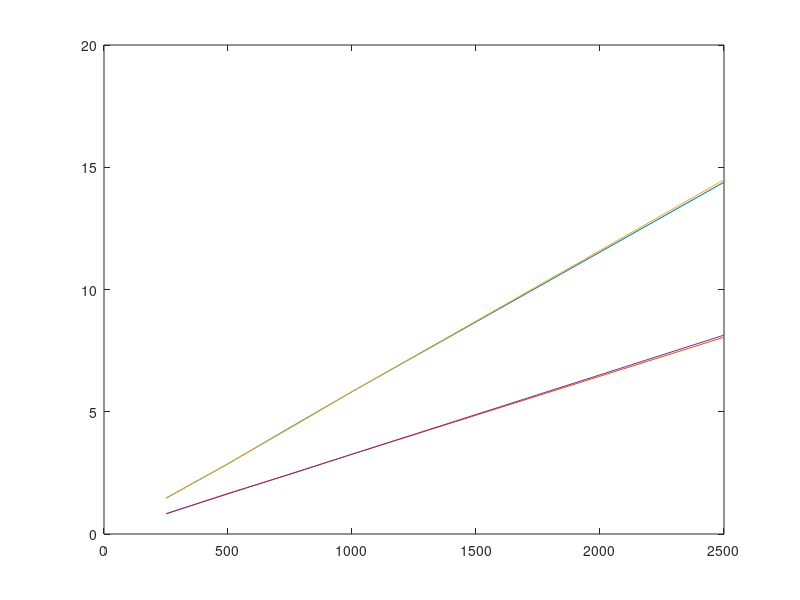

This chart was generated by the following MATLAB code: (Note: this script raises an error after producing the figure.)
% Can use either data set
%i=importdata('Results/lenovo_v1-1.dat'); 
i=importdata('Results/lenovo_v1-1_2.dat'); 

% Change the parameters to compare different data points
numThreads = 4;
population = 1000;
iteration = 1000;

it1 = i(i(:,1)==1,:); % Select only sequential data points
it2 = i(i(:,1)==numThreads,:); % Select only X threaded data points
p1 = it1(it1(:,2)==population,:); % Select only population of 1000
p2 = it2(it2(:,2)==population,:); % Select only population of 1000
i1 = it1(it1(:,3)==iteration,:); % Select only iterations of 1000
i2 = it2(it2(:,3)==iteration,:); % Select only iterations of 1000

x = i1(:,2);
yi = i1(:,5); 
yi2 = i2(:,5);

yp = p1(:,5);
yp2 = p2(:,5);

p = plot(x,yi,x,yi2,x,yp,x,yp2);
p(1).Marker = '*';
p(1).Color = 'blue';
p(2).Marker = '*';
p(2).Color = 'blue';

p(3).Marker = 'o';
p(3).Color = 'red';
p(4).Marker = 'o';
p(4).Color = 'red';
